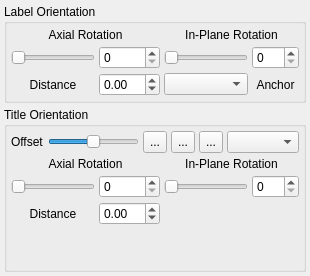
         <widget class="QWidget" name="XAxisStyleTab">
          <attribute name="title">
           <string>Style</string>
          </attribute>
          <layout class="QVBoxLayout" name="verticalLayout_6">
           <property name="spacing">
            <number>4</number>
           </property>
           <property name="margin">
            <number>4</number>
           </property>
           <item>
            <widget class="QGroupBox" name="XAxisLabelOrientationGroup">
             <property name="title">
              <string>Label Orientation</string>
             </property>
             <layout class="QVBoxLayout" name="verticalLayout_5">
              <property name="spacing">
               <number>4</number>
              </property>
              <property name="margin">
               <number>4</number>
              </property>
              <item>
               <layout class="QGridLayout" name="gridLayout_18">
                <property name="spacing">
                 <number>4</number>
                </property>
                <item row="3" column="1">
                 <widget class="QLabel" name="LabelD_19">
                  <property name="text">
                   <string>Distance</string>
                  </property>
                  <property name="alignment">
                   <set>Qt::AlignCenter</set>
                  </property>
                 </widget>
                </item>
                <item row="2" column="3">
                 <widget class="QSlider" name="AxisXLabelInPlaneRotationSlider">
                  <property name="toolTip">
                   <string>Change the in-plane rotation (about Z) of the labels</string>
                  </property>
                  <property name="maximum">
                   <number>360</number>
                  </property>
                  <property name="orientation">
                   <enum>Qt::Horizontal</enum>
                  </property>
                 </widget>
                </item>
                <item row="2" column="2">
                 <widget class="QSpinBox" name="AxisXLabelAxialRotationSpin">
                  <property name="toolTip">
                   <string>Change the axial rotation (along X) of the labels</string>
                  </property>
                  <property name="maximum">
                   <number>360</number>
                  </property>
                 </widget>
                </item>
                <item row="2" column="4">
                 <widget class="QSpinBox" name="AxisXLabelInPlaneRotationSpin">
                  <property name="toolTip">
                   <string>Change the in-plane rotation (about Z) of the labels</string>
                  </property>
                  <property name="maximum">
                   <number>360</number>
                  </property>
                 </widget>
                </item>
                <item row="0" column="1" colspan="2">
                 <widget class="QLabel" name="LabelD_20">
                  <property name="text">
                   <string>Axial Rotation</string>
                  </property>
                  <property name="alignment">
                   <set>Qt::AlignCenter</set>
                  </property>
                 </widget>
                </item>
                <item row="2" column="1">
                 <widget class="QSlider" name="AxisXLabelAxialRotationSlider">
                  <property name="toolTip">
                   <string>Change the axial rotation (along X) of the labels</string>
                  </property>
                  <property name="maximum">
                   <number>360</number>
                  </property>
                  <property name="orientation">
                   <enum>Qt::Horizontal</enum>
                  </property>
                 </widget>
                </item>
                <item row="0" column="3" colspan="2">
                 <widget class="QLabel" name="LabelD_21">
                  <property name="text">
                   <string>In-Plane Rotation</string>
                  </property>
                  <property name="alignment">
                   <set>Qt::AlignCenter</set>
                  </property>
                 </widget>
                </item>
                <item row="3" column="2">
                 <widget class="QDoubleSpinBox" name="AxisXLabelDistanceSpin">
                  <property name="minimum">
                   <double>-99.000000000000000</double>
                  </property>
                  <property name="singleStep">
                   <double>0.100000000000000</double>
                  </property>
                 </widget>
                </item>
                <item row="3" column="3">
                 <widget class="QComboBox" name="AxisXLabelAnchorCombo">
                  <property name="toolTip">
                   <string>Text anchor position for axis title</string>
                  </property>
                 </widget>
                </item>
                <item row="3" column="4">
                 <widget class="QLabel" name="LabelD_24">
                  <property name="text">
                   <string>Anchor</string>
                  </property>
                  <property name="alignment">
                   <set>Qt::AlignCenter</set>
                  </property>
                 </widget>
                </item>
               </layout>
              </item>
             </layout>
            </widget>
           </item>
           <item>
            <widget class="QGroupBox" name="XAxisTitleOrientationGroup">
             <property name="title">
              <string>Title Orientation</string>
             </property>
             <layout class="QVBoxLayout" name="verticalLayout_3">
              <property name="spacing">
               <number>4</number>
              </property>
              <property name="margin">
               <number>4</number>
              </property>
              <item>
               <layout class="QHBoxLayout" name="horizontalLayout_45">
                <property name="spacing">
                 <number>4</number>
                </property>
                <item>
                 <widget class="QLabel" name="LabelD_15">
                  <property name="frameShadow">
                   <enum>QFrame::Plain</enum>
                  </property>
                  <property name="text">
                   <string>Offset</string>
                  </property>
                 </widget>
                </item>
                <item>
                 <widget class="QSlider" name="AxisXTitleHOffsetSlider">
                  <property name="sizePolicy">
                   <sizepolicy hsizetype="Expanding" vsizetype="Minimum">
                    <horstretch>0</horstretch>
                    <verstretch>0</verstretch>
                   </sizepolicy>
                  </property>
                  <property name="maximum">
                   <number>1000</number>
                  </property>
                  <property name="singleStep">
                   <number>10</number>
                  </property>
                  <property name="pageStep">
                   <number>50</number>
                  </property>
                  <property name="value">
                   <number>500</number>
                  </property>
                  <property name="orientation">
                   <enum>Qt::Horizontal</enum>
                  </property>
                 </widget>
                </item>
                <item>
                 <widget class="QToolButton" name="AxisXTitleHOffsetLeftButton">
                  <property name="maximumSize">
                   <size>
                    <width>24</width>
                    <height>24</height>
                   </size>
                  </property>
                  <property name="toolTip">
                   <string>Set to minimum source data value</string>
                  </property>
                  <property name="text">
                   <string>...</string>
                  </property>
                  <property name="icon">
                   <iconset resource="icons.qrc">
                    <normaloff>:/uchroma/icons/toleftlimit.svg</normaloff>:/uchroma/icons/toleftlimit.svg</iconset>
                  </property>
                  <property name="iconSize">
                   <size>
                    <width>16</width>
                    <height>16</height>
                   </size>
                  </property>
                 </widget>
                </item>
                <item>
                 <widget class="QToolButton" name="AxisXTitleHOffsetCentreButton">
                  <property name="maximumSize">
                   <size>
                    <width>24</width>
                    <height>24</height>
                   </size>
                  </property>
                  <property name="toolTip">
                   <string>Set to zero</string>
                  </property>
                  <property name="text">
                   <string>...</string>
                  </property>
                  <property name="icon">
                   <iconset resource="icons.qrc">
                    <normaloff>:/uchroma/icons/tocentre.svg</normaloff>:/uchroma/icons/tocentre.svg</iconset>
                  </property>
                  <property name="iconSize">
                   <size>
                    <width>16</width>
                    <height>16</height>
                   </size>
                  </property>
                 </widget>
                </item>
                <item>
                 <widget class="QToolButton" name="AxisXTitleHOffsetRightButton">
                  <property name="maximumSize">
                   <size>
                    <width>24</width>
                    <height>24</height>
                   </size>
                  </property>
                  <property name="toolTip">
                   <string>Set to maximum source data value</string>
                  </property>
                  <property name="text">
                   <string>...</string>
                  </property>
                  <property name="icon">
                   <iconset resource="icons.qrc">
                    <normaloff>:/uchroma/icons/torightlimit.svg</normaloff>:/uchroma/icons/torightlimit.svg</iconset>
                  </property>
                  <property name="iconSize">
                   <size>
                    <width>16</width>
                    <height>16</height>
                   </size>
                  </property>
                 </widget>
                </item>
                <item>
                 <widget class="QComboBox" name="AxisXTitleAnchorCombo">
                  <property name="toolTip">
                   <string>Text anchor position for axis title</string>
                  </property>
                 </widget>
                </item>
               </layout>
              </item>
              <item>
               <layout class="QGridLayout" name="gridLayout_17">
                <property name="spacing">
                 <number>4</number>
                </property>
                <item row="3" column="1">
                 <widget class="QLabel" name="LabelD_18">
                  <property name="text">
                   <string>Distance</string>
                  </property>
                  <property name="alignment">
                   <set>Qt::AlignCenter</set>
                  </property>
                 </widget>
                </item>
                <item row="2" column="3">
                 <widget class="QSlider" name="AxisXTitleInPlaneRotationSlider">
                  <property name="maximum">
                   <number>360</number>
                  </property>
                  <property name="orientation">
                   <enum>Qt::Horizontal</enum>
                  </property>
                 </widget>
                </item>
                <item row="2" column="2">
                 <widget class="QSpinBox" name="AxisXTitleAxialRotationSpin">
                  <property name="maximum">
                   <number>360</number>
                  </property>
                 </widget>
                </item>
                <item row="2" column="4">
                 <widget class="QSpinBox" name="AxisXTitleInPlaneRotationSpin">
                  <property name="maximum">
                   <number>360</number>
                  </property>
                 </widget>
                </item>
                <item row="0" column="1" colspan="2">
                 <widget class="QLabel" name="LabelD_13">
                  <property name="text">
                   <string>Axial Rotation</string>
                  </property>
                  <property name="alignment">
                   <set>Qt::AlignCenter</set>
                  </property>
                 </widget>
                </item>
                <item row="2" column="1">
                 <widget class="QSlider" name="AxisXTitleAxialRotationSlider">
                  <property name="maximum">
                   <number>360</number>
                  </property>
                  <property name="orientation">
                   <enum>Qt::Horizontal</enum>
                  </property>
                 </widget>
                </item>
                <item row="0" column="3" colspan="2">
                 <widget class="QLabel" name="LabelD_14">
                  <property name="text">
                   <string>In-Plane Rotation</string>
                  </property>
                  <property name="alignment">
                   <set>Qt::AlignCenter</set>
                  </property>
                 </widget>
                </item>
                <item row="3" column="2">
                 <widget class="QDoubleSpinBox" name="AxisXTitleDistanceSpin">
                  <property name="minimum">
                   <double>-99.000000000000000</double>
                  </property>
                  <property name="singleStep">
                   <double>0.100000000000000</double>
                  </property>
                 </widget>
                </item>
               </layout>
              </item>
              <item>
               <spacer name="verticalSpacer_2">
                <property name="orientation">
                 <enum>Qt::Vertical</enum>
                </property>
                <property name="sizeHint" stdset="0">
                 <size>
                  <width>20</width>
                  <height>40</height>
                 </size>
                </property>
               </spacer>
              </item>
             </layout>
            </widget>
           </item>
          </layout>
         </widget>
